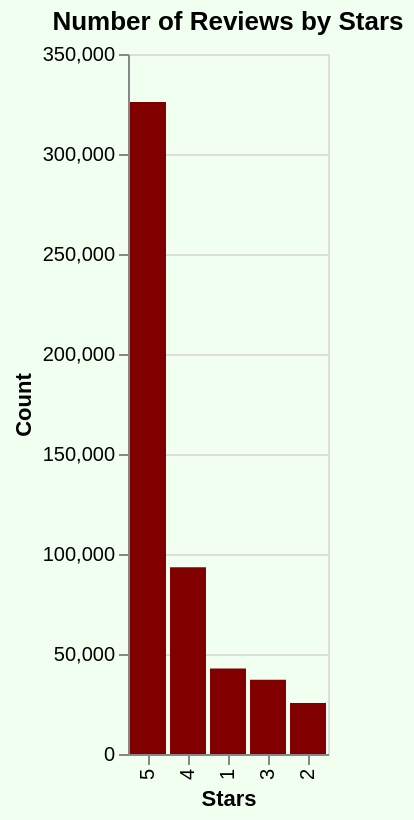

This figure's Vega-Lite source:
### Vega-Lite specification from a JSON file in a GitHub repository (floating-point values rounded to 4 significant figures)
{"config": {"view": {"continuousWidth": 300, "continuousHeight": 300}}, "data": {"name": "data-0de0755650f623911aa46bb46eb852b3"}, "mark": {"type": "bar", "color": "#800000"}, "background": "#f0fff0", "encoding": {"tooltip": [{"field": "count_reviews", "type": "quantitative"}, {"field": "review_stars", "type": "nominal"}], "x": {"field": "review_stars", "sort": {"field": "count_reviews", "order": "descending"}, "title": "Stars", "type": "nominal"}, "y": {"field": "count_reviews", "title": "Count", "type": "quantitative"}}, "height": 350, "title": "Number of Reviews by Stars", "width": "container", "$schema": "https://vega.github.io/schema/vega-lite/v5.17.0.json", "datasets": {"data-0de0755650f623911aa46bb46eb852b3": [{"review_stars": 1, "count_reviews": 42755}, {"review_stars": 2, "count_reviews": 25526}, {"review_stars": 3, "count_reviews": 37121}, {"review_stars": 4, "count_reviews": 93315}, {"review_stars": 5, "count_reviews": 326022}]}}
